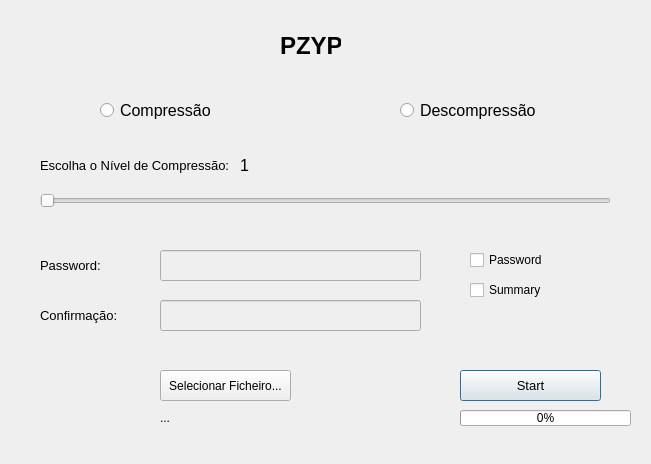
<?xml version="1.0" encoding="UTF-8"?>
<ui version="4.0">
 <class>MainWindow</class>
 <widget class="QDialog" name="MainWindow">
  <property name="geometry">
   <rect>
    <x>0</x>
    <y>0</y>
    <width>651</width>
    <height>464</height>
   </rect>
  </property>
  <property name="windowTitle">
   <string>Dialog</string>
  </property>
  <widget class="QWidget" name="widget" native="true">
   <property name="geometry">
    <rect>
     <x>10</x>
     <y>10</y>
     <width>631</width>
     <height>441</height>
    </rect>
   </property>
   <widget class="QLabel" name="lblTitulo">
    <property name="geometry">
     <rect>
      <x>270</x>
      <y>10</y>
      <width>61</width>
      <height>51</height>
     </rect>
    </property>
    <property name="font">
     <font>
      <family>Arial</family>
      <pointsize>18</pointsize>
      <bold>true</bold>
     </font>
    </property>
    <property name="frameShape">
     <enum>QFrame::NoFrame</enum>
    </property>
    <property name="text">
     <string>PZYP</string>
    </property>
   </widget>
   <widget class="QRadioButton" name="rBtnCompressao">
    <property name="geometry">
     <rect>
      <x>90</x>
      <y>80</y>
      <width>161</width>
      <height>41</height>
     </rect>
    </property>
    <property name="font">
     <font>
      <family>Arial</family>
      <pointsize>12</pointsize>
     </font>
    </property>
    <property name="text">
     <string>Compressão</string>
    </property>
   </widget>
   <widget class="QRadioButton" name="rBtnDescompressao">
    <property name="geometry">
     <rect>
      <x>390</x>
      <y>80</y>
      <width>141</width>
      <height>41</height>
     </rect>
    </property>
    <property name="font">
     <font>
      <family>Arial</family>
      <pointsize>12</pointsize>
     </font>
    </property>
    <property name="text">
     <string>Descompressão</string>
    </property>
   </widget>
   <widget class="QLabel" name="lblNivel">
    <property name="geometry">
     <rect>
      <x>30</x>
      <y>140</y>
      <width>201</width>
      <height>31</height>
     </rect>
    </property>
    <property name="font">
     <font>
      <family>Arial</family>
      <pointsize>10</pointsize>
     </font>
    </property>
    <property name="text">
     <string>Escolha o Nível de Compressão:</string>
    </property>
   </widget>
   <widget class="QSlider" name="horizontalSlider">
    <property name="geometry">
     <rect>
      <x>30</x>
      <y>180</y>
      <width>571</width>
      <height>22</height>
     </rect>
    </property>
    <property name="minimum">
     <number>1</number>
    </property>
    <property name="maximum">
     <number>4</number>
    </property>
    <property name="orientation">
     <enum>Qt::Horizontal</enum>
    </property>
   </widget>
   <widget class="QLabel" name="lblPass">
    <property name="geometry">
     <rect>
      <x>30</x>
      <y>240</y>
      <width>81</width>
      <height>31</height>
     </rect>
    </property>
    <property name="font">
     <font>
      <family>Arial</family>
      <pointsize>10</pointsize>
     </font>
    </property>
    <property name="text">
     <string>Password:</string>
    </property>
   </widget>
   <widget class="QLineEdit" name="txtPass">
    <property name="enabled">
     <bool>false</bool>
    </property>
    <property name="geometry">
     <rect>
      <x>150</x>
      <y>240</y>
      <width>261</width>
      <height>31</height>
     </rect>
    </property>
    <property name="readOnly">
     <bool>false</bool>
    </property>
    <property name="placeholderText">
     <string/>
    </property>
   </widget>
   <widget class="QLabel" name="lblConf_Pass">
    <property name="geometry">
     <rect>
      <x>30</x>
      <y>290</y>
      <width>101</width>
      <height>31</height>
     </rect>
    </property>
    <property name="font">
     <font>
      <family>Arial</family>
      <pointsize>10</pointsize>
     </font>
    </property>
    <property name="text">
     <string>Confirmação:</string>
    </property>
   </widget>
   <widget class="QLineEdit" name="txtConf_Pass">
    <property name="enabled">
     <bool>false</bool>
    </property>
    <property name="geometry">
     <rect>
      <x>150</x>
      <y>290</y>
      <width>261</width>
      <height>31</height>
     </rect>
    </property>
    <property name="readOnly">
     <bool>false</bool>
    </property>
   </widget>
   <widget class="QPushButton" name="btnStart">
    <property name="geometry">
     <rect>
      <x>450</x>
      <y>360</y>
      <width>141</width>
      <height>31</height>
     </rect>
    </property>
    <property name="font">
     <font>
      <family>Arial</family>
      <pointsize>10</pointsize>
     </font>
    </property>
    <property name="text">
     <string>Start</string>
    </property>
   </widget>
   <widget class="QProgressBar" name="progressBar">
    <property name="geometry">
     <rect>
      <x>450</x>
      <y>400</y>
      <width>171</width>
      <height>16</height>
     </rect>
    </property>
    <property name="value">
     <number>0</number>
    </property>
   </widget>
   <widget class="QLabel" name="lbllvl">
    <property name="geometry">
     <rect>
      <x>230</x>
      <y>140</y>
      <width>49</width>
      <height>31</height>
     </rect>
    </property>
    <property name="font">
     <font>
      <pointsize>12</pointsize>
     </font>
    </property>
    <property name="text">
     <string>1</string>
    </property>
   </widget>
   <widget class="QCheckBox" name="checkPw">
    <property name="geometry">
     <rect>
      <x>460</x>
      <y>240</y>
      <width>81</width>
      <height>20</height>
     </rect>
    </property>
    <property name="text">
     <string>Password</string>
    </property>
   </widget>
   <widget class="QCheckBox" name="checkSummary">
    <property name="geometry">
     <rect>
      <x>460</x>
      <y>270</y>
      <width>81</width>
      <height>20</height>
     </rect>
    </property>
    <property name="text">
     <string>Summary</string>
    </property>
   </widget>
   <widget class="QPushButton" name="btnfile">
    <property name="geometry">
     <rect>
      <x>150</x>
      <y>360</y>
      <width>131</width>
      <height>31</height>
     </rect>
    </property>
    <property name="text">
     <string>Selecionar Ficheiro...</string>
    </property>
   </widget>
   <widget class="QLabel" name="lblfile">
    <property name="geometry">
     <rect>
      <x>150</x>
      <y>400</y>
      <width>49</width>
      <height>16</height>
     </rect>
    </property>
    <property name="text">
     <string>...</string>
    </property>
   </widget>
  </widget>
 </widget>
 <resources/>
 <connections>
  <connection>
   <sender>checkPw</sender>
   <signal>stateChanged(int)</signal>
   <receiver>txtPass</receiver>
   <slot>show()</slot>
   <hints>
    <hint type="sourcelabel">
     <x>478</x>
     <y>259</y>
    </hint>
    <hint type="destinationlabel">
     <x>403</x>
     <y>265</y>
    </hint>
   </hints>
  </connection>
  <connection>
   <sender>horizontalSlider</sender>
   <signal>valueChanged(int)</signal>
   <receiver>lbllvl</receiver>
   <slot>setNum(int)</slot>
   <hints>
    <hint type="sourcelabel">
     <x>45</x>
     <y>200</y>
    </hint>
    <hint type="destinationlabel">
     <x>246</x>
     <y>173</y>
    </hint>
   </hints>
  </connection>
  <connection>
   <sender>checkPw</sender>
   <signal>stateChanged(int)</signal>
   <receiver>txtConf_Pass</receiver>
   <slot>clear()</slot>
   <hints>
    <hint type="sourcelabel">
     <x>481</x>
     <y>262</y>
    </hint>
    <hint type="destinationlabel">
     <x>419</x>
     <y>313</y>
    </hint>
   </hints>
  </connection>
  <connection>
   <sender>checkSummary</sender>
   <signal>stateChanged(int)</signal>
   <receiver>checkSummary</receiver>
   <slot>toggle()</slot>
   <hints>
    <hint type="sourcelabel">
     <x>515</x>
     <y>291</y>
    </hint>
    <hint type="destinationlabel">
     <x>511</x>
     <y>294</y>
    </hint>
   </hints>
  </connection>
  <connection>
   <sender>btnStart</sender>
   <signal>clicked()</signal>
   <receiver>btnStart</receiver>
   <slot>animateClick()</slot>
   <hints>
    <hint type="sourcelabel">
     <x>521</x>
     <y>374</y>
    </hint>
    <hint type="destinationlabel">
     <x>545</x>
     <y>377</y>
    </hint>
   </hints>
  </connection>
  <connection>
   <sender>btnfile</sender>
   <signal>clicked()</signal>
   <receiver>btnfile</receiver>
   <slot>click()</slot>
   <hints>
    <hint type="sourcelabel">
     <x>204</x>
     <y>385</y>
    </hint>
    <hint type="destinationlabel">
     <x>194</x>
     <y>383</y>
    </hint>
   </hints>
  </connection>
  <connection>
   <sender>rBtnCompressao</sender>
   <signal>clicked(bool)</signal>
   <receiver>rBtnCompressao</receiver>
   <slot>setChecked(bool)</slot>
   <hints>
    <hint type="sourcelabel">
     <x>115</x>
     <y>116</y>
    </hint>
    <hint type="destinationlabel">
     <x>142</x>
     <y>109</y>
    </hint>
   </hints>
  </connection>
  <connection>
   <sender>rBtnDescompressao</sender>
   <signal>clicked(bool)</signal>
   <receiver>rBtnDescompressao</receiver>
   <slot>setChecked(bool)</slot>
   <hints>
    <hint type="sourcelabel">
     <x>445</x>
     <y>95</y>
    </hint>
    <hint type="destinationlabel">
     <x>482</x>
     <y>97</y>
    </hint>
   </hints>
  </connection>
 </connections>
</ui>
